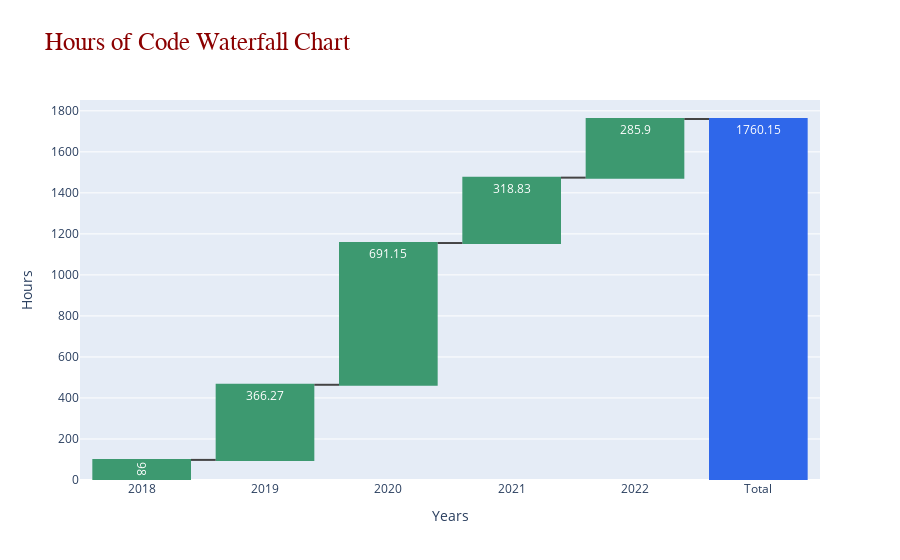

Write notebook code for a chart like this one.
### Code cell
#Waterfall Chart
yvalues= time_per_year["HOURS"].round(2).append(pd.Series([hours_coded]), ignore_index=True)
fig1  = go.Figure()
fig1.add_trace(go.Waterfall(      

                  x = time_per_year["YEAR"].append(pd.Series(["Total"]), ignore_index=True).astype(str), 
                  y = yvalues,
                  measure = ["relative", "relative","relative",
                             "relative", "relative","total"],
                  base = 0,
                  text = yvalues, textposition = 'inside',      
                  totals = {"marker":{"color":'rgb(47, 103, 234)' }}    
                ))           
fig1.update_yaxes(title = 'Hours')
fig1.update_xaxes(title = 'Years')      
fig1.update_layout(
                   title_text = "Hours of Code Waterfall Chart",
                   title_font = dict(size=25,family='Verdana',
                                     color='darkred'))                 
fig1.show()

### Figure 1 — Plotly figure (JSON) as saved in the notebook; plotly's stock layout.template omitted (floating-point values rounded to 4 significant figures)
{"data": [{"base": 0, "measure": ["relative", "relative", "relative", "relative", "relative", "total"], "text": [98, 366.3, 691.1, 318.8, 285.9, 1760.0], "textposition": "inside", "totals": {"marker": {"color": "rgb(47, 103, 234)"}}, "type": "waterfall", "x": ["2018", "2019", "2020", "2021", "2022", "Total"], "y": [98, 366.3, 691.1, 318.8, 285.9, 1760.0]}], "layout": {"title": {"font": {"color": "darkred", "family": "Verdana", "size": 25}, "text": "Hours of Code Waterfall Chart"}, "xaxis": {"title": {"text": "Years"}}, "yaxis": {"title": {"text": "Hours"}}}}
